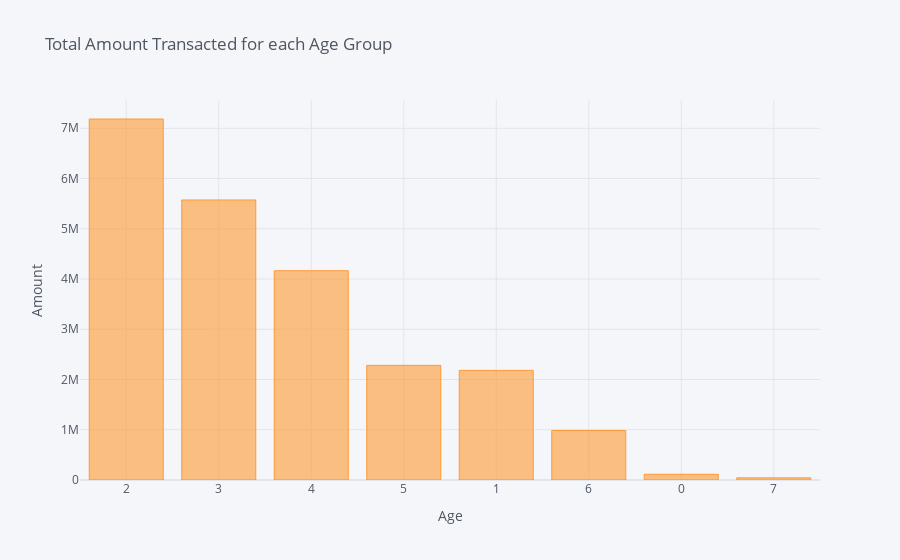

Notebook source saved alongside this figure:
### Markdown cell above
Let's see the total amount transacted by each age group

### Code cell
df.groupby('age')['amount'].sum().sort_values(ascending = False).iplot(kind='bar', xTitle='Age', yTitle='Amount', title='Total Amount Transacted for each Age Group')

### Figure 1 — Plotly figure (JSON) as saved in the notebook; plotly's stock layout.template omitted (floating-point values rounded to 4 significant figures)
{"data": [{"marker": {"color": "rgba(255, 153, 51, 0.6)", "line": {"color": "rgba(255, 153, 51, 1.0)", "width": 1}}, "name": "amount", "orientation": "v", "text": "", "type": "bar", "x": ["2", "3", "4", "5", "1", "6", "0", 7], "y": [7185000.0, 5573000.0, 4165000.0, 2282000.0, 2182000.0, 987000.0, 114300.0, 43150.0]}], "layout": {"legend": {"bgcolor": "#F5F6F9", "font": {"color": "#4D5663"}}, "paper_bgcolor": "#F5F6F9", "plot_bgcolor": "#F5F6F9", "title": {"font": {"color": "#4D5663"}, "text": "Total Amount Transacted for each Age Group"}, "xaxis": {"gridcolor": "#E1E5ED", "showgrid": true, "tickfont": {"color": "#4D5663"}, "title": {"font": {"color": "#4D5663"}, "text": "Age"}, "zerolinecolor": "#E1E5ED"}, "yaxis": {"gridcolor": "#E1E5ED", "showgrid": true, "tickfont": {"color": "#4D5663"}, "title": {"font": {"color": "#4D5663"}, "text": "Amount"}, "zerolinecolor": "#E1E5ED"}}}
